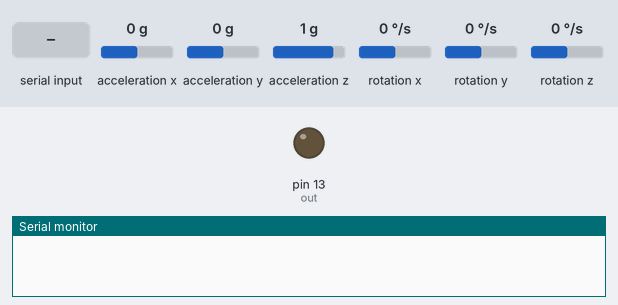
Simulated run of this sketch. Board: Arduino Uno, built with avr-gcc and run on an emulated ATmega328P. On the bench: output pins drawn as LEDs (lit = HIGH), the last lines printed to the serial monitor. Inputs (shaded band) come from the test bench; at power-on: acceleration x 0 g, acceleration y 0 g, acceleration z 1 g, rotation x 0 °/s, rotation y 0 °/s, rotation z 0 °/s.

Above: at 1.0 s.
1.1 s: "30,150." received over Serial
At 1.6 s:
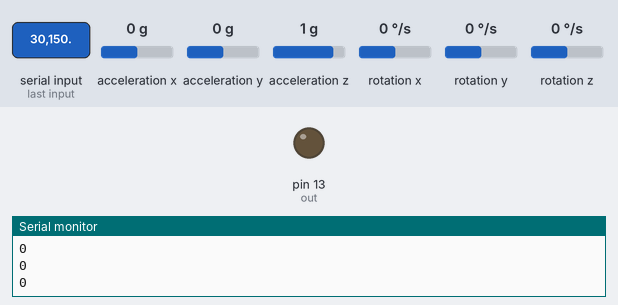
2.7 s: "5." received over Serial
At 3.4 s:
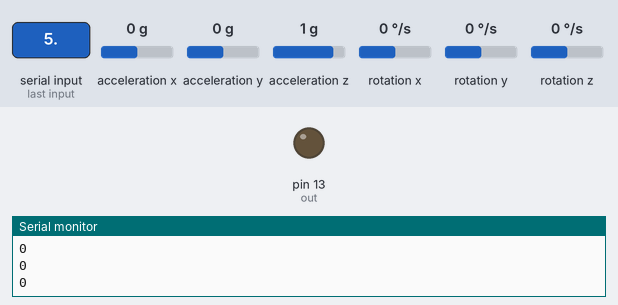
Timing chart, 0 to 5.7 s (numbered marks = the images above; inputs shaded):
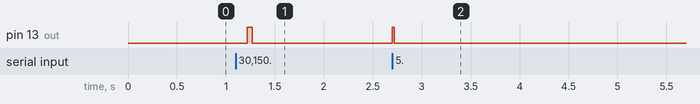

The sketch:

MPU605_calibration.ino
```cpp
#include "Wire.h"
#include "I2Cdev.h"
#include "MPU6050.h"

// La dirección del MPU6050 puede ser 0x68 o 0x69, dependiendo
// del estado de AD0. Si no se especifica, 0x68 estará implicito
MPU6050 sensor;
#define out 13

// Valores RAW (sin procesar) del acelerometro y giroscopio en los ejes x,y,z
int16_t ax, ay, az;
int8_t ax1, ay1, az1;

//Valor de los offsets
int ax_o, ay_o, az_o;

//Variables usadas por el filtro pasa bajos
long f_ax, f_ay, f_az;
int p_ax, p_ay, p_az;
int counter = 0;

float m_ini = 0;
float m_fin = 0;

bool loop_s = false;

void setup() {
  Wire.begin();           //Iniciando I2C
  Serial.begin(2000000);    //Iniciando puerto serial
  sensor.initialize();    //Iniciando el sensor

  //Serial.println(sensor.testConnection() ? "Sensor iniciado correctamente" : "Error al iniciar el sensor");

  ax_o = sensor.getXAccelOffset();
  ay_o = sensor.getYAccelOffset();
  az_o = sensor.getZAccelOffset();
  //Serial.println("Envie cualquier caracter para empezar la calibracion");
  while (true) {
    if (Serial.available()) break;
  }
  Serial.println("Calibrando");
  calibrarSensor(1, 100);
  Serial.println("fin de la Calibracion");
  delay(100);
  Serial.println("Imprimiendo");
  pinMode(out, OUTPUT);
  digitalWrite(out, LOW);
}

void loop() {
  int seg = 0;
  while (loop_s == false)
  {
    seg = read_dataIn();
  }
  //sendStimValue(0, 1, STIM_ZERO + val_ma(data_int, CH1_MAX_POS));
  leerSensor(seg);

  loop_s = false;
}//Fin loop

/* Data reception */
int read_dataIn()
{
  int data_int = 0;
  if (Serial.available())
  {
    String data = Serial.readStringUntil('.');
    data_int = data.toInt();
    Serial.println("Data in: " + String(data));
    Serial.flush();
    loop_s = true;
  }
  return data_int;
}

//////////funcion calibrar
void calibrarSensor(int ms, int lecturas) {
  //Valor inicial de tiempo para calibracion
  int t_now = micros();
  int t_us = ms * 1000000;
  t_us = t_now + t_us;

  while (t_now < t_us) {
    sensor.getAcceleration(&ax, &ay, &az);

    // Filtrar las lecturas
    f_ax = f_ax - (f_ax >> 5) + ax;
    p_ax = f_ax >> 5;
    f_ay = f_ay - (f_ay >> 5) + ay;
    p_ay = f_ay >> 5;
    f_az = f_az - (f_az >> 5) + az;
    p_az = f_az >> 5;

    if (counter == lecturas) {
      //Calibrar el acelerometro a 1g en el eje z (ajustar el offset)
      if (p_ax > 0) {
        ax_o--;
      } else {
        ax_o++;
      }
      if (p_ay > 0) {
        ay_o--;
      } else {
        ay_o++;
      }
      if (p_az - 16384 > 0) {
        az_o--;
      } else {
        az_o++;
      }

      sensor.setXAccelOffset(ax_o);
      sensor.setYAccelOffset(ay_o);
      sensor.setZAccelOffset(az_o);

      counter = 0;
    }
    counter++;
    t_now = micros();
  }
}//fin calibrar sensor

void leerSensor(int ms) {
  //Valor inicial de tiempo para calibracion
  int t_now = micros();
  int t_us = ms * 1e6;
  t_us = t_now + t_us;

  digitalWrite(out, HIGH);
  int m_ini = micros ();

  while (t_now < t_us) {
    //sensor.getAcceleration(&ax, &ay, &az);
    //ax1 = sensor.getAccelerationX();
    //ay1 = sensor.getAccelerationY();
    az1 = sensor.getAccelerationZ();
    //String accel = String(ax1) + ":" + String(ay1) + ":" + String(az1);
    //Serial.println(accel);
    Serial.println(az1);
    t_now = micros();
  }

  digitalWrite(out, LOW);

}//fin leer sensor
```

Measured:
- after the input at 1.1 s, pin 13 (out): LOW → HIGH after 0.12 s, → LOW 0.05 s later
- after the input at 2.7 s, pin 13 (out): LOW → HIGH at once, → LOW 0.02 s later
